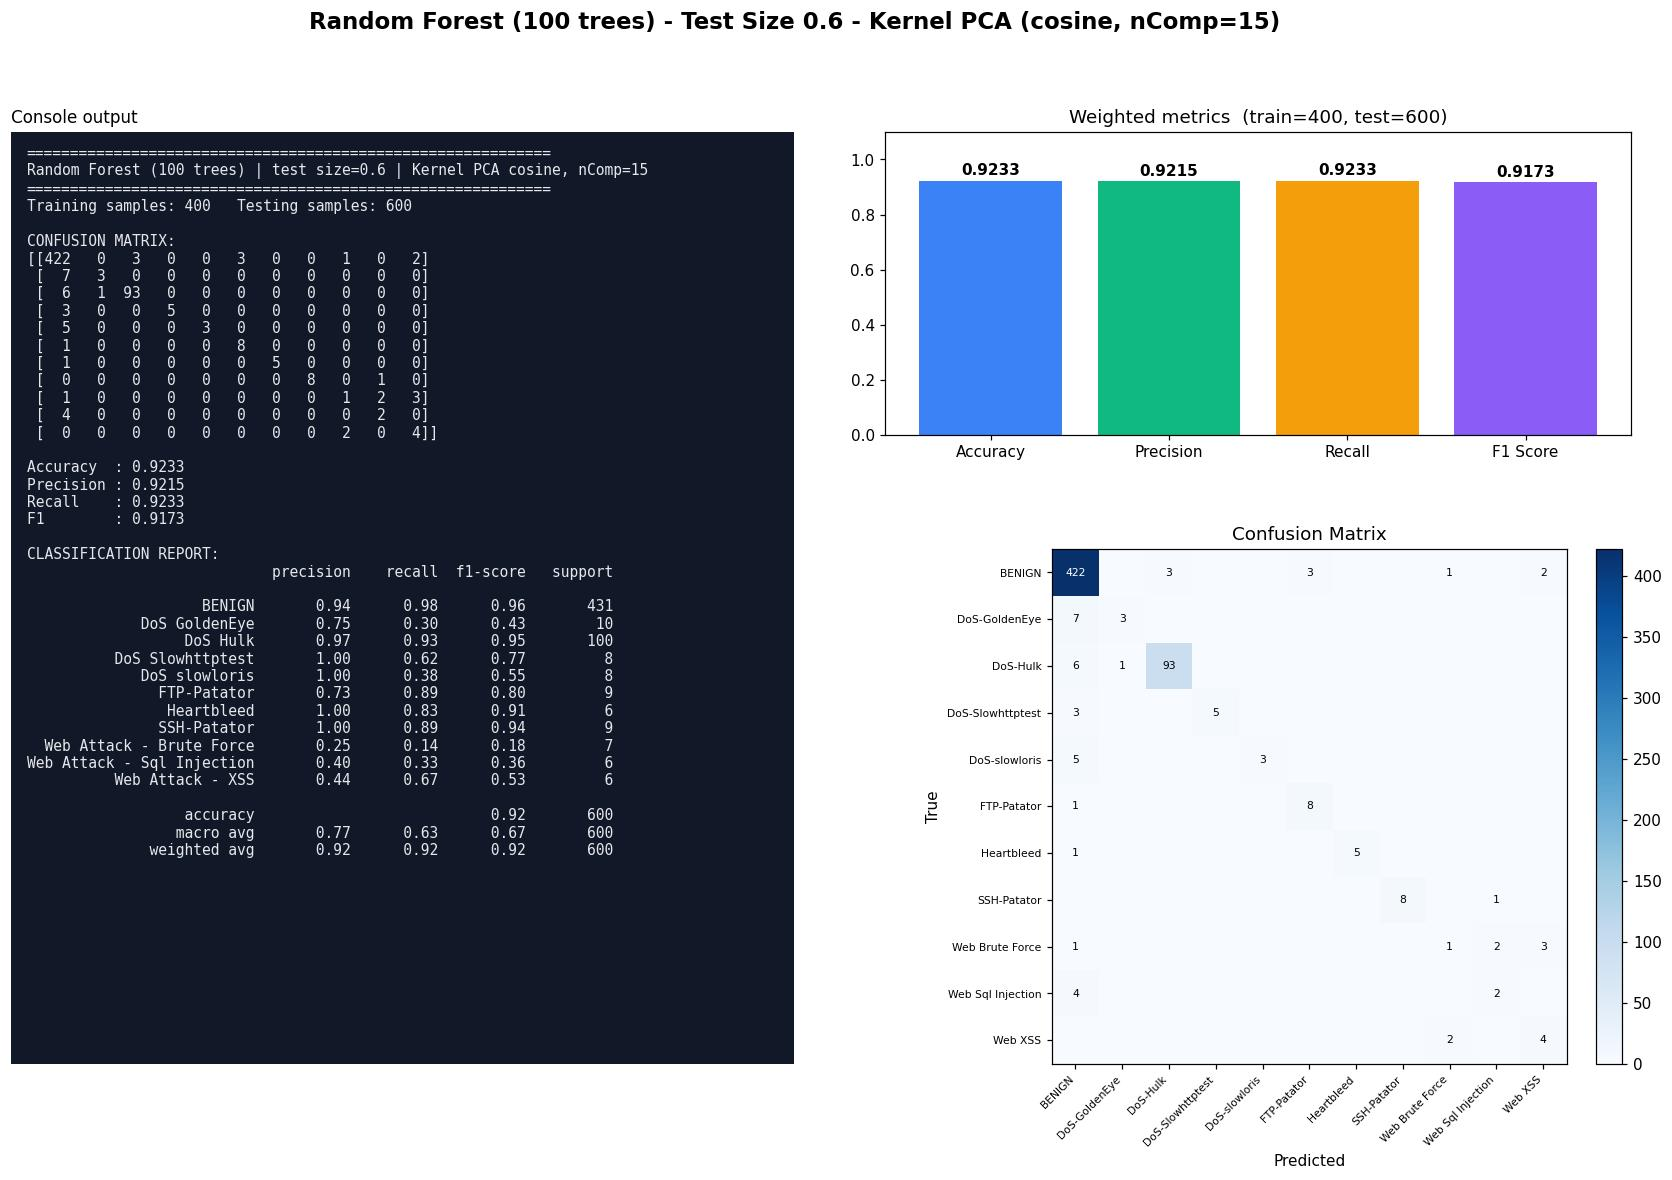

Source code (Python):
#!/usr/bin/env python3
"""Random Forest (100 trees) | Test size 0.6 | Kernel PCA kernel=cosine, n_components=15
CIC-IDS2017 (Tue+Wed+Thu-morning) 1000-row stratified sample.
Run in any IDE (Spyder / VS Code / PyCharm / Jupyter): open the file and press Run, no arguments needed.
Saves next to this file: 'Test0.6_nComp15_RF.jpg' - one image with the console output (confusion matrix, metrics, classification report) plus charts."""
import json, os
import numpy as np
import matplotlib.pyplot as plt
from sklearn.decomposition import KernelPCA
from sklearn.ensemble import RandomForestClassifier
from sklearn.metrics import (accuracy_score, classification_report, confusion_matrix,
                             f1_score, precision_score, recall_score)
from sklearn.model_selection import train_test_split
from sklearn.preprocessing import StandardScaler

TEST_SIZE, KERNEL, N_COMP, ALG, ALG_NAME = 0.6, "cosine", 15, "RF", "Random Forest (100 trees)"
try:
    HERE = os.path.dirname(os.path.abspath(__file__))
except NameError:                      # Jupyter / interactive console
    HERE = os.getcwd()
def _find_root():                      # folder that contains data/sample.npz (works from any working directory)
    for p in (HERE, os.path.join(HERE, ".."), os.path.join(HERE, "..", ".."), os.getcwd()):
        if os.path.exists(os.path.join(p, "data", "sample.npz")):
            return os.path.abspath(p)
    raise FileNotFoundError("data/sample.npz not found - run prepare_data.py or keep the repo folder structure")
ROOT = _find_root()
tag = f"Test{TEST_SIZE}_nComp{N_COMP}_{ALG}"

# 1. LOAD cached, cleaned sample (see prepare_data.py)
d = np.load(os.path.join(ROOT, "data", "sample.npz"), allow_pickle=True)
X, y, class_names = d["X"], d["y"], [str(c).replace("�", "-") for c in d["classes"]]

# 2. SPLIT
X_train, X_test, y_train, y_test = train_test_split(
    X, y, test_size=TEST_SIZE, random_state=42, stratify=y)

# 3. SCALE (fit on train only)
scaler = StandardScaler()
X_train = scaler.fit_transform(X_train); X_test = scaler.transform(X_test)

# 4. DIMENSIONALITY REDUCTION: Kernel PCA (fit on train only; gamma = sklearn default 1/n_features)
kpca = KernelPCA(n_components=N_COMP, kernel=KERNEL, random_state=0)
X_train = kpca.fit_transform(X_train); X_test = kpca.transform(X_test)

# 5. CLASSIFIER
classifier = RandomForestClassifier(n_estimators=100, random_state=0, n_jobs=1)
classifier.fit(X_train, y_train)
y_pred = classifier.predict(X_test)

# 6. METRICS
labels = np.arange(len(class_names))
cm = confusion_matrix(y_test, y_pred, labels=labels)
res = dict(test_size=TEST_SIZE, kernel=KERNEL, n_components=N_COMP, algorithm=ALG, model=ALG_NAME,
           n_train=int(len(y_train)), n_test=int(len(y_test)),
           accuracy=accuracy_score(y_test, y_pred),
           precision=precision_score(y_test, y_pred, average="weighted", zero_division=0),
           recall=recall_score(y_test, y_pred, average="weighted", zero_division=0),
           f1=f1_score(y_test, y_pred, average="weighted", zero_division=0))
report = classification_report(y_test, y_pred, labels=labels, target_names=class_names, zero_division=0)
lines = ["=" * 60, f"{ALG_NAME} | test size={TEST_SIZE} | Kernel PCA {KERNEL}, nComp={N_COMP}", "=" * 60,
         f"Training samples: {len(y_train)}   Testing samples: {len(y_test)}", "", "CONFUSION MATRIX:", np.array2string(cm), ""]
for k in ("accuracy", "precision", "recall", "f1"): lines.append(f"{k.capitalize():10s}: {res[k]:.4f}")
lines += ["", "CLASSIFICATION REPORT:", report]
console_output = "\n".join(lines); print(console_output)

# 7. VISUAL OUTPUT: console output + charts in ONE image (real results only)
short = [c.replace("Web Attack - ", "Web ").replace("DoS ", "DoS-") for c in class_names]
fig = plt.figure(figsize=(19, 11), dpi=110)
gs = fig.add_gridspec(2, 2, width_ratios=[1.05, 1], height_ratios=[1, 1.7], hspace=0.28, wspace=0.12)
fig.suptitle(f"{ALG_NAME} - Test Size {TEST_SIZE} - Kernel PCA ({KERNEL}, nComp={N_COMP})", fontsize=15, fontweight="bold")
axt = fig.add_subplot(gs[:, 0]); axt.set_facecolor("#111827"); axt.set_xticks([]); axt.set_yticks([])
for sp in axt.spines.values(): sp.set_visible(False)
axt.text(0.02, 0.985, console_output, family="monospace", fontsize=9.6, color="#e5e7eb", va="top", ha="left", transform=axt.transAxes)
axt.set_title("Console output", loc="left", fontsize=11)
ax0 = fig.add_subplot(gs[0, 1]); ax1 = fig.add_subplot(gs[1, 1])
names = ["Accuracy", "Precision", "Recall", "F1 Score"]; vals = [res["accuracy"], res["precision"], res["recall"], res["f1"]]
bars = ax0.bar(names, vals, color=["#3b82f6", "#10b981", "#f59e0b", "#8b5cf6"])
ax0.set_ylim(0, 1.1); ax0.set_title(f"Weighted metrics  (train={res['n_train']}, test={res['n_test']})")
for b in bars: ax0.text(b.get_x() + b.get_width() / 2, b.get_height() + .02, f"{b.get_height():.4f}", ha="center", fontweight="bold")
im = ax1.imshow(cm, cmap="Blues"); fig.colorbar(im, ax=ax1, fraction=.046, pad=.04)
ax1.set_xticks(labels); ax1.set_yticks(labels); ax1.set_xticklabels(short, rotation=45, ha="right", fontsize=7); ax1.set_yticklabels(short, fontsize=7)
ax1.set_xlabel("Predicted"); ax1.set_ylabel("True"); ax1.set_title("Confusion Matrix")
for a in labels:
    for b_ in labels:
        if cm[a, b_]: ax1.text(b_, a, cm[a, b_], ha="center", va="center", fontsize=7, color="white" if cm[a, b_] > cm.max() / 2 else "black")
plt.savefig(os.path.join(HERE, tag + ".jpg"), format="jpg", bbox_inches="tight")
if os.environ.get("ACN_NO_SHOW") != "1": plt.show()   # IDEs display the image; run_all.py disables this
plt.close()

os.makedirs(os.path.join(ROOT, "results", "json"), exist_ok=True)
with open(os.path.join(ROOT, "results", "json", tag + ".json"), "w") as f: json.dump(res, f)
